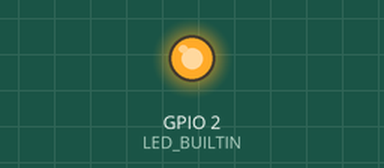
A sketch run on a simulated ESP8266 (NodeMCU). Shown: output pins drawn as LEDs (lit = HIGH, except the on-board LED, lit = LOW). WiFi joins after 1.5 s; servers stay silent unless stated; the Firebase database answers and starts empty; what the sketch prints to the serial monitor is not drawn.

Above: at 0.1 s.
At 2.1 s:
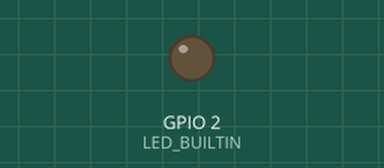
Timing chart, 0 to 3.6 s (numbered marks = the images above):
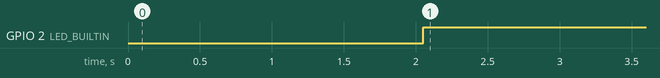

The sketch:

Test1.ino
```cpp
#include <ESP8266WiFi.h>
#include <ArduinoJson.h>
#include <FirebaseArduino.h>


#define FIREBASE_HOST "cerberus-rayquendev.firebaseio.com"
#define FIREBASE_AUTH "MTxmcq7dCu9tGNuvAOGZqm9wOnpLXtbLMtXbUym9"
#define WIFI_SSID "TeleCentro-3964"
#define WIFI_PASSWORD "271097533"

int state = LOW;

void setup()
{
  Serial.begin(115200);
  pinMode (LED_BUILTIN, OUTPUT);
  digitalWrite (LED_BUILTIN, state);

  delay(100);
  Serial.print("Estado Inicial:");
  Serial.println(state);


  WiFi.begin(WIFI_SSID, WIFI_PASSWORD);
  Serial.print("Conectando WIFI");
  while (WiFi.status() != WL_CONNECTED) {
    Serial.print(".");
    delay(500);
  }
  Serial.println("OK");
  Serial.print("conectado:");
  Serial.println(WiFi.localIP ());
  Serial.println("Conectando Firebase");
  Firebase.begin (FIREBASE_HOST, FIREBASE_AUTH);
  Firebase.setInt("Estado",1);
}

void loop () {
  String greeting = Firebase.getString("greeting");
  Serial.print("recived: "+greeting);
  state = Firebase.getInt("Estado");
  Serial.print(" - State:");
  Serial.println(state);
  digitalWrite (LED_BUILTIN,state);
  delay(10000);
}
```

Measured:
- by itself, GPIO 2 (LED_BUILTIN): LOW → HIGH at 2.1 s
